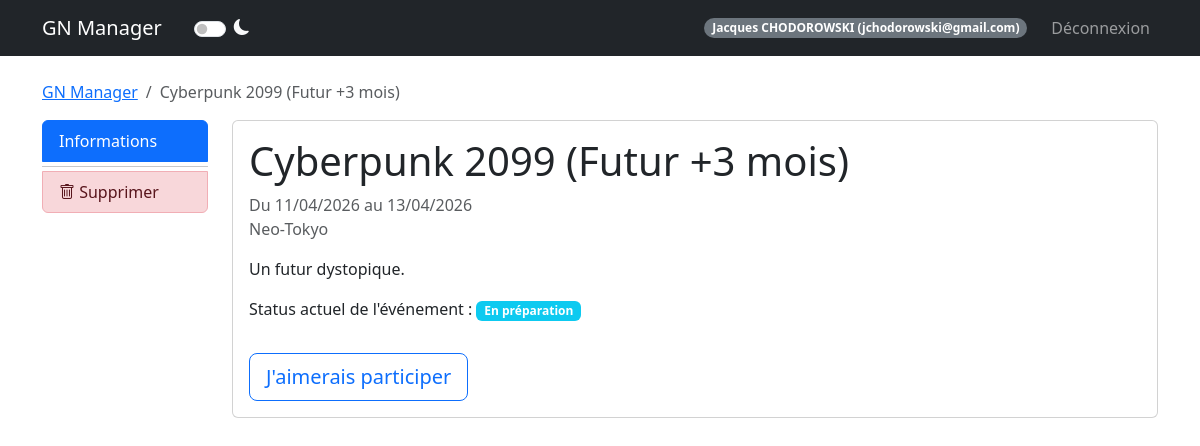
The app's page /event/6 (signed in) with its own data.
### models.py (models this page shows, shortened)
class User(UserMixin, db.Model):
    id = db.Column(db.Integer, primary_key=True)
    email = db.Column(db.String(120), unique=True, nullable=False)
    password_hash = db.Column(db.String(128))
    nom = db.Column(db.String(80))
    prenom = db.Column(db.String(80))
    age = db.Column(db.Integer)
    genre = db.Column(db.String(20))
    avatar_url = db.Column(db.String(200))
    role = db.Column(db.String(20), default='user')  # createur, sysadmin, user
    is_banned = db.Column(db.Boolean, default=False)
    is_deleted = db.Column(db.Boolean, default=False)  # Suppression logique
    @property
    def is_admin(self):
        return self.role in ['createur', 'sysadmin']

class Participant(db.Model):
    id = db.Column(db.Integer, primary_key=True)
    event_id = db.Column(db.Integer, db.ForeignKey('event.id'), nullable=False)
    user_id = db.Column(db.Integer, db.ForeignKey('user.id'), nullable=False)
    type = db.Column(db.String(50))  # Organisateur, PJ, PNJ
    group = db.Column(db.String(50))
    role_id = db.Column(db.Integer, db.ForeignKey('role.id', use_alter=True, name='fk_participant_role'), nullable=True)
    role_communicated = db.Column(db.Boolean, default=False)
    role_received = db.Column(db.Boolean, default=False)
    registration_status = db.Column(db.String(50), default='À valider')
    paf_status = db.Column(db.String(20), default='non versée')  # non versée, partielle, versée, erreur
    payment_method = db.Column(db.String(50))
    payment_amount = db.Column(db.Float, default=0.0)
    payment_comment = db.Column(db.Text)
    comment = db.Column(db.Text)
    custom_image = db.Column(db.String(200))
    __table_args__ = (
        db.Index('idx_participant_event', 'event_id'),
        db.Index('idx_participant_user', 'user_id'),
        db.Index('idx_participant_status', 'registration_status'),
    )
    user = db.relationship('User', backref='participations')
    event = db.relationship('Event', backref='participants')
    role = db.relationship('Role', foreign_keys=[role_id], backref='participants_with_role')

class Event(db.Model):
    id = db.Column(db.Integer, primary_key=True)
    name = db.Column(db.String(100), nullable=False)
    description = db.Column(db.Text)
    date_start = db.Column(db.DateTime, nullable=False)
    date_end = db.Column(db.DateTime, nullable=False)
    location = db.Column(db.String(200))
    background_image = db.Column(db.String(200))
    visibility = db.Column(db.String(20), default='public')  # public, private
    organizer_structure = db.Column(db.String(100))
    org_link_url = db.Column(db.String(255))
    org_link_title = db.Column(db.String(100))
    google_form_url = db.Column(db.String(255))
    google_form_active = db.Column(db.Boolean, default=False)
    discord_webhook_url = db.Column(db.String(255), nullable=True)
    external_link = db.Column(db.String(255))
    statut = db.Column(db.String(50), default='En préparation')
    groups_config = db.Column(db.Text, default='{"PJ": ["Peu importe"], "PNJ": ["Peu importe"], "Organisateur": ["Peu importe"]}')
    max_pjs = db.Column(db.Integer, default=50)
    max_pnjs = db.Column(db.Integer, default=10)
    max_organizers = db.Column(db.Integer, default=5)

### routes/event_routes.py (the view)
@event_bp.route('/event/<int:event_id>')
@login_required
def detail(event_id):
    from sqlalchemy.orm import joinedload
    event = Event.query\
        .options(joinedload(Event.participants).joinedload(Participant.user))\
        .get_or_404(event_id)
    participant = Participant.query.filter_by(event_id=event.id, user_id=current_user.id).first()
    is_organizer = participant and participant.type.lower() == ParticipantType.ORGANISATEUR.value.lower()
    groups_config = json.loads(event.groups_config or '{}')
    count_pjs = Participant.query.filter_by(event_id=event.id, type=ParticipantType.PJ.value).filter(Participant.registration_status != RegistrationStatus.REJECTED.value).count()
    count_pnjs = Participant.query.filter_by(event_id=event.id, type=ParticipantType.PNJ.value).filter(Participant.registration_status != RegistrationStatus.REJECTED.value).count()
    count_orgs = Participant.query.filter_by(event_id=event.id, type=ParticipantType.ORGANISATEUR.value).filter(Participant.registration_status != RegistrationStatus.REJECTED.value).count()
    roles = Role.query.filter_by(event_id=event.id).order_by(Role.name).all()
    breadcrumbs = [
        ('GN Manager', url_for('admin.dashboard')),
        (event.name, '#')  # Page actuelle
    ]
    return render_template('event_detail.html', event=event, participant=participant, is_organizer=is_organizer, groups_config=groups_config, breadcrumbs=breadcrumbs,
                          count_pjs=count_pjs, count_pnjs=count_pnjs, count_orgs=count_orgs, roles=roles)

### templates/event_detail.html (shortened to what this page needs)
{% extends "base.html" %}
{% block content %}
<div class="row">
    {% include 'partials/event_sidebar.html' %}
    <div class="col-md-10">
        <div class="tab-content" id="nav-tabContent">
            <div class="tab-pane fade show active" id="list-info" role="tabpanel">
                {% include 'partials/event_info.html' %}
            </div>
        </div>
    </div>
</div>
{% endblock %}

### templates/base.html (shortened to what this page needs)
<!DOCTYPE html>
<html lang="fr" data-bs-theme="light">
<head>
    <link href="https://cdn.jsdelivr.net/npm/bootstrap@5.3.0/dist/css/bootstrap.min.css" rel="stylesheet">
    <link rel="stylesheet" href="https://cdn.jsdelivr.net/npm/bootstrap-icons@1.11.3/font/bootstrap-icons.min.css">
</head>
<body>
    <nav class="navbar navbar-expand-lg navbar-dark bg-dark">
        <div class="container">
            <a class="navbar-brand" href="{{ url_for('auth.index') }}">GN Manager</a>
            <div class="form-check form-switch ms-3 d-flex align-items-center">
                <input class="form-check-input" type="checkbox" role="switch" id="themeSwitch" style="cursor: pointer;">
                <label class="form-check-label text-light ms-2" for="themeSwitch" style="cursor: pointer;">
                    <i class="bi bi-moon-fill" id="themeIcon"></i>
                </label>
            </div>
            {% if current_user.is_authenticated %}
            <div class="navbar-nav ms-auto align-items-center">
                <span class="badge bg-secondary rounded-pill me-3">{{ current_user.prenom }} {{ current_user.nom|upper
                    }} ({{ current_user.email }})</span>
                <a class="nav-link" href="{{ url_for('auth.logout') }}">Déconnexion</a>
            </div>
            {% endif %}
        </div>
    </nav>
    <div class="container mt-4">
        {% if breadcrumbs %}
        <nav aria-label="breadcrumb">
            <ol class="breadcrumb">
                {% for label, url in breadcrumbs %}
                {% if loop.last %}
                <li class="breadcrumb-item active" aria-current="page">{{ label }}</li>
                {% else %}
                <li class="breadcrumb-item"><a href="{{ url }}">{{ label }}</a></li>
                {% endif %}
                {% endfor %}
            </ol>
        </nav>
        {% endif %}
        {% block content %}{% endblock %}
    </div>
</body>
</html>

### templates/partials/event_info.html (shortened to what this page needs)
<div class="card mb-4">
    <div class="card-body">
        <h1 class="card-title">{{ event.name }}</h1>
        <p class="text-muted">
            Du {{ event.date_start.strftime('%d/%m/%Y') }} au {{ event.date_end.strftime('%d/%m/%Y') }}<br>
            {{ event.location }}
        </p>
        <p class="mt-3">{{ event.description }}</p>
        {% set status_badge_class = 'bg-info' %}
        {% if event.statut == 'Inscriptions ouvertes' or event.statut == 'Événement en cours' %}
        {% set status_badge_class = 'bg-success' %}
        {% elif event.statut == 'Annulé' %}
        {% set status_badge_class = 'bg-danger' %}
        {% elif event.statut == 'Terminé' %}
        {% set status_badge_class = 'bg-dark' %}
        {% endif %}
        <p>Status actuel de l'événement : <span class="badge {{ status_badge_class }}">{{ event.statut }}</span></p>
        {% if participant %}
        {% if participant.type %}
        {% set badge_class = "bg-secondary" %}
        {% if participant.type.lower() == 'organisateur' %}
        {% set badge_class = "bg-danger" %}
        {% elif participant.type == 'PJ' %}
        {% set badge_class = "bg-success" %}
        {% elif participant.type == 'PNJ' %}
        {% set badge_class = "bg-primary" %}
        {% endif %}
        {% set reg_class = "bg-secondary" %}
        {% if participant.registration_status == 'Validé' %}{% set reg_class = "bg-success" %}
        {% elif participant.registration_status == 'Rejeté' %}{% set reg_class = "bg-danger" %}
        {% elif participant.registration_status in ['En attente', 'À valider'] %}{% set reg_class = "bg-warning
        text-dark" %}
        {% endif %}
        {% set paf_class = "bg-secondary" %}
        {% if participant.paf_status == 'versée' %}{% set paf_class = "bg-success" %}
        {% elif participant.paf_status == 'partielle' %}{% set paf_class = "bg-warning text-dark" %}
        {% elif participant.paf_status == 'non versée' %}{% set paf_class = "bg-danger" %}
        {% endif %}
        <div class="border rounded p-3 bg-light mt-3">
            <p class="mb-1">
                <strong>Votre rôle :</strong>
                <span class="badge {{ badge_class }} ms-2">
                    {{ participant.type }}
                    {% if participant.group and participant.group != 'Peu importe' %}
                    - {{ participant.group }}
                    {% endif %}
                </span>
            </p>
            <p class="mb-1">
                <strong>Votre inscription :</strong>
                <span class="badge {{ reg_class }} ms-2">{{ participant.registration_status }}</span>
            </p>
            <p class="mb-0">
                <strong>Votre PAF :</strong>
                <span class="badge {{ paf_class }} ms-2">{{ participant.paf_status }}</span>
            </p>
            {% if event.google_form_active and event.google_form_url %}
            <div class="mt-2 pt-2 border-top">
                <i class="bi bi-file-text text-primary"></i>
                <strong class="ms-1">Formulaire à remplir :</strong>
                <a href="{{ event.google_form_url }}" target="_blank" class="ms-1">Accéder au formulaire Google
                    Forms</a>
            </div>
            {% endif %}
        </div>
        {% endif %}
        {% else %}
        {% if event.statut == 'Inscriptions ouvertes' %}
        <button type="button" class="btn btn-success btn-lg" data-bs-toggle="modal" data-bs-target="#joinModal"
            data-mode="join">
            Rejoindre l'événement
        </button>
        {% elif event.statut in ['En préparation', 'Inscriptions fermées', 'Casting en cours',
        'Casting terminé', 'Rôles en cours de préparation', 'Rôles en cours d\'envois', 'Rôles envoyés, préparatifs de
        l\'événement'] %}
        <button type="button" class="btn btn-outline-primary btn-lg" data-bs-toggle="modal" data-bs-target="#joinModal"
            data-mode="interest">
            J'aimerais participer
        </button>
        {% endif %}
        {% endif %}
    </div>
</div>

### records on screen
User: prenom "Jacques", nom "CHODOROWSKI", email "jchodorowski@gmail.com"
Participant: name "Cyberpunk 2099 (Futur +3 mois)"
Event: name "Cyberpunk 2099 (Futur +3 mois)", date_start "11/04/2026", date_end "13/04/2026", location "Neo-Tokyo", description "Un futur dystopique.", statut "En préparation"

### other values on screen
{{ label }} "GN Manager"
